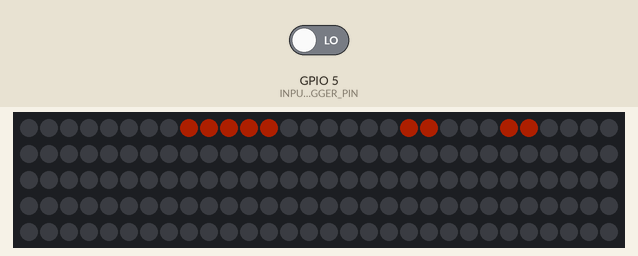
Recording of a sketch running on a simulated ESP8266 (NodeMCU). Shown: 150 RGB LEDs in strip order, left to right, continuing on the next row. Inputs (shaded band) come from the test bench; at power-on: GPIO 5 (INPUT_TRIGGER_PIN) LOW. Dim RGB values are drawn brighter than linear; WiFi joins after 1.5 s; servers stay silent unless stated.

Above: at 2.7 s.

The sketch:

switchlights.ino
```cpp
#include <WiFiManager.h>
#include <ArduinoOTA.h>
#include <WS2812FX.h>
#include "Timer.h"

#define LED_COUNT 150
#define LED_PIN 14
#define INPUT_TRIGGER_PIN 5

WiFiManager wifiManager;
Timer checkStateResetTimer(500);
WS2812FX ws2812fx = WS2812FX(LED_COUNT, LED_PIN, NEO_GRB + NEO_KHZ800);

void configureOTA() {
  // Make sure the flash size matches. For ESP8266 12F it should be 4MB.
  ArduinoOTA.setHostname("wonkalights");

  ArduinoOTA.onStart([]() {
    String type;
    if (ArduinoOTA.getCommand() == U_FLASH) {
      type = "sketch";
    } else {
      // U_SPIFFS
      type = "filesystem";
    }

    // NOTE: if updating SPIFFS this would be the place to unmount SPIFFS using SPIFFS.end()
    Serial.println("Start updating " + type);
  });

  ArduinoOTA.onEnd([]() {
    Serial.println("\nEnd");
  });

  ArduinoOTA.onProgress([](unsigned int progress, unsigned int total) {
    Serial.printf("Progress: %u%%\r", (progress / (total / 100)));
  });

  ArduinoOTA.onError([](ota_error_t error) {
    Serial.printf("Error[%u]: ", error);
    if (error == OTA_AUTH_ERROR) Serial.println("Auth Failed");
    else if (error == OTA_BEGIN_ERROR) Serial.println("Begin Failed");
    else if (error == OTA_CONNECT_ERROR) Serial.println("Connect Failed");
    else if (error == OTA_RECEIVE_ERROR) Serial.println("Receive Failed");
    else if (error == OTA_END_ERROR) Serial.println("End Failed");
  });
  ArduinoOTA.begin();
}

void connectToWifi() {
  wifiManager.autoConnect("wonkamobile");
}

void setup() {
  Serial.begin(115200);

  pinMode(INPUT_TRIGGER_PIN, INPUT);

  ws2812fx.init();
  ws2812fx.setBrightness(50);
  ws2812fx.setSpeed(1000);
  ws2812fx.setColor(ORANGE);
  ws2812fx.setMode(FX_MODE_STATIC);
  ws2812fx.start();

  ws2812fx.setCustomMode(oscillate);

  ws2812fx.setSegment(0, 0, 25, FX_MODE_CUSTOM, ORANGE, 1000, false);

  connectToWifi();
  configureOTA();
}

typedef struct Oscillator2 {
  int16_t pos;
  int8_t  size;
  int8_t  dir;
  int8_t  speed;
} oscillator;

uint16_t oscillate(void) {
  WS2812FX::Segment* seg = ws2812fx.getSegment(); // get the current segment
  int startFirstArrow = seg->stop - 9;
  int endFirstArrow = seg->stop - 5;

  int startSecondArrow = seg->stop - 4;
  int endSecondArrow = seg->stop;

  int seglen = seg->stop - seg->start + 1 - 10;

  static Oscillator2 oscillator = {0, 2, 1, 1};

  oscillator.pos += oscillator.dir * oscillator.speed;
  if ((oscillator.pos >= (seglen - 1))) {
    oscillator.pos = 0;
    oscillator.speed = 1;

    for (int x = 0; x < 5; x++) {
      ws2812fx.setPixelColor(startFirstArrow + x, BLACK);
      ws2812fx.setPixelColor(startSecondArrow + x, BLACK);
    }

    ws2812fx.setCycle();
  }

  for (int8_t i=0; i < seglen; i++) {
    uint32_t color = BLACK;

    if(i >= oscillator.pos - oscillator.size && i <= oscillator.pos + oscillator.size) {
      color = (color == BLACK) ? seg->colors[0] : ws2812fx.color_blend(color, seg->colors[0], 128);
    }

    int numberOn = oscillator.pos == 0 ? 0 : (oscillator.pos - (seglen - 1 - 5 - oscillator.size));

    if (numberOn > 0) {
      for (int x = 0; x < numberOn; x++) {
        ws2812fx.setPixelColor(endFirstArrow - x, seg->colors[0]);
        ws2812fx.setPixelColor(endSecondArrow - x, seg->colors[0]);
      }
    }

    ws2812fx.setPixelColor(seg->start + i, color);
  }

  return(seg->speed / 8);
}

#define TIMER_MS 15000
unsigned long last_change = 0;
unsigned long now = 0;

void loop() {
  ArduinoOTA.handle();

  ws2812fx.service();

  if (!checkStateResetTimer.IsRunning() && digitalRead(INPUT_TRIGGER_PIN) == HIGH) {
    checkStateResetTimer.Start();
    ws2812fx.stop();
  }

  if (checkStateResetTimer.Check() && digitalRead(INPUT_TRIGGER_PIN) != HIGH) {
    checkStateResetTimer.Stop();
    ws2812fx.start();
  }
}
```

Timer.cpp
```cpp
#include <Arduino.h>
#include "Timer.h"

Timer::Timer(long interval) {
  lastTriggerTime = -1;
  triggerInterval = interval;
}

boolean Timer:: Check() {
  if (IsRunning() && (millis() - lastTriggerTime >= triggerInterval)) {
    lastTriggerTime = millis();
    return true;
  }

  return false;
}

boolean Timer::IsRunning() {
  return lastTriggerTime != -1;
}

void Timer::Start() {
  lastTriggerTime = millis();
}

void Timer::Stop() {
  lastTriggerTime = -1;
}
```

Timer.h
```cpp
#ifndef Timer_h
#define Timer_h

#include <Arduino.h>

class Timer {
  public:
    Timer(long interval);
    boolean Check();
    boolean IsRunning();
    void Start();
    void Stop();

  private:
    long lastTriggerTime;
    long triggerInterval;
};

#endif
```
